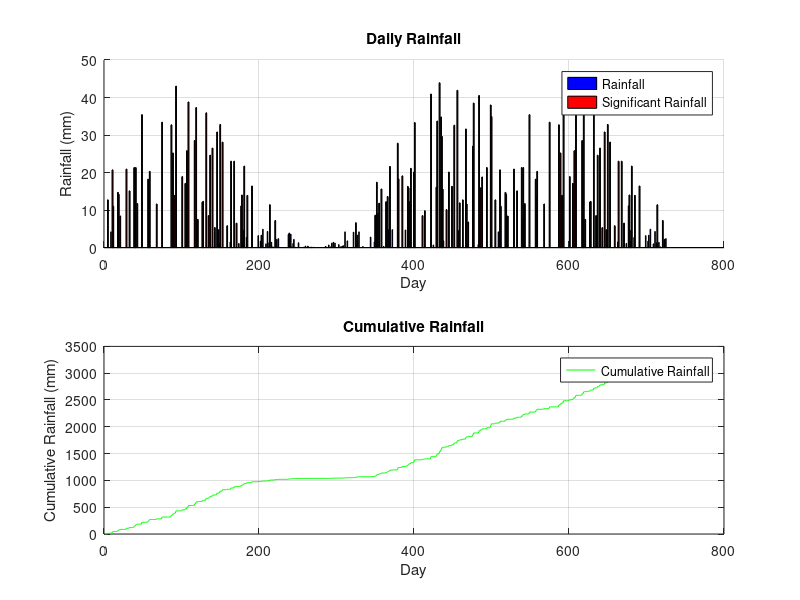

This figure's MATLAB source:
clc
rain=importdata('Daily rainfall data.txt');
sig = input('What do you think is significant rainfall?');
sig_day=0;
for i=1:1:length(rain(:,1))
    if rain(i,1)>sig
        sig_day=sig_day+1;
    else 
        sig_day=sig_day;
    end
end
disp(['Total rainfall above ' num2str(sig), 'mm: ', num2str(sig_day)]);

r_total=sum(rain(:,1));
disp([num2str(r_total), 'mm Total Rainfall'])

r_ave=mean(rain(:,1));
disp([num2str(r_ave), 'mm average Rainfall'])

cumulative_rain=zeros(length(rain(:,1)),1);
cumulative_rain(1)=rain(1,1);
for i=2:1:length(rain(:,1))
    cumulative_rain(i)=cumulative_rain(i-1)+rain(i,1);
end

sigbar=find(rain(:,1)>sig);
subplot(2,1,1)
hold on
bar(1:length(rain(:,1)),rain(:,1), 'b')
bar(sigbar,rain(sigbar,1), 'r')
legend('Rainfall', 'Significant Rainfall')
hold off
xlabel('Day')
ylabel('Rainfall (mm)')
title('Daily Rainfall')
grid on
subplot(2,1,2)
plot(1:length(rain(:,1)),cumulative_rain,'g')
xlabel('Day')
ylabel('Cumulative Rainfall (mm)')
title('Cumulative Rainfall')
grid on
legend('Cumulative Rainfall')
